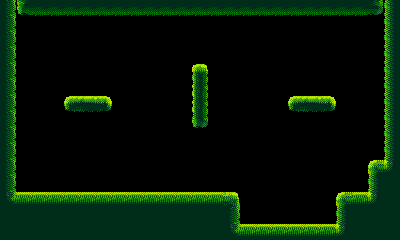

Tiled map render using the project's own tile images. Description and the whole map definition, tile-layer contents included, below:
An orthogonal 25x15 tile map with 16x16 px tiles, 1 tile layer (Camada de Tiles 1).

<map version="1.8" tiledversion="1.8.5" orientation="orthogonal" renderorder="right-down" width="25" height="15" tilewidth="16" tileheight="16" infinite="0" nextlayerid="2" nextobjectid="1">
 <tileset firstgid="1" source="../Graphics/level_forest/forest.tsx" />
 <layer id="1" name="Camada de Tiles 1" width="25" height="15">
  <data encoding="csv">
9,13,14,14,14,14,14,14,14,14,14,14,14,14,14,14,14,14,14,14,14,14,14,15,7,
9,0,0,0,0,0,0,0,0,0,0,0,0,0,0,0,0,0,0,0,0,0,0,0,7,
9,0,0,0,0,0,0,0,0,0,0,0,0,0,0,0,0,0,0,0,0,0,0,0,7,
9,0,0,0,0,0,0,0,0,0,0,0,0,0,0,0,0,0,0,0,0,0,0,0,7,
9,0,0,0,0,0,0,0,0,0,0,0,6,0,0,0,0,0,0,0,0,0,0,0,7,
9,0,0,0,0,0,0,0,0,0,0,0,5,0,0,0,0,0,0,0,0,0,0,0,7,
9,0,0,0,16,17,18,0,0,0,0,0,5,0,0,0,0,0,16,17,18,0,0,0,7,
9,0,0,0,0,0,0,0,0,0,0,0,11,0,0,0,0,0,0,0,0,0,0,0,7,
9,0,0,0,0,0,0,0,0,0,0,0,0,0,0,0,0,0,0,0,0,0,0,0,7,
9,0,0,0,0,0,0,0,0,0,0,0,0,0,0,0,0,0,0,0,0,0,0,0,7,
9,0,0,0,0,0,0,0,0,0,0,0,0,0,0,0,0,0,0,0,0,0,0,1,10,
9,0,0,0,0,0,0,0,0,0,0,0,0,0,0,0,0,0,0,0,0,0,0,7,8,
12,2,2,2,2,2,2,2,2,2,2,2,2,2,3,0,0,0,0,0,0,1,2,10,8,
8,8,8,8,8,8,8,8,8,8,8,8,8,8,9,0,0,0,0,0,0,7,8,8,8,
8,8,8,8,8,8,8,8,8,8,8,8,8,8,12,2,2,2,2,2,2,10,8,8,8
</data>
 </layer>
</map>